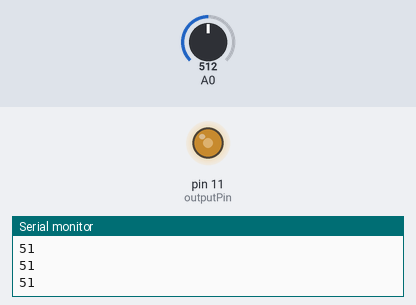
This sketch was run on a simulated Arduino Uno, built with avr-gcc and run on an emulated ATmega328P. Parts: output pins drawn as LEDs (lit = HIGH), the last lines printed to the serial monitor. The test bench sets the inputs (shaded band); at power-on: A0 = 512.

Above: at 1.2 s.
1.3 s: A0 set to 716
At 2.2 s:
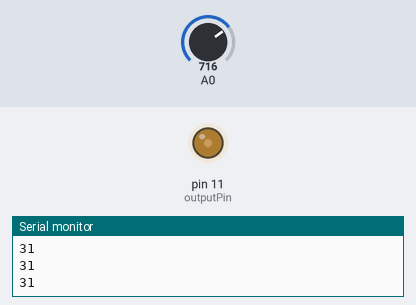
2.8 s: A0 set to 900
At 3.5 s:
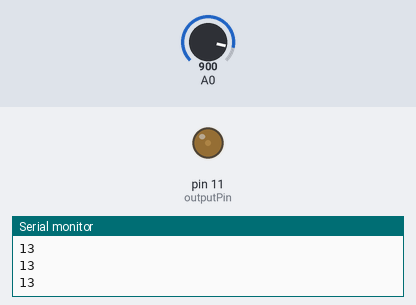
4.3 s: A0 set to 122
At 5.5 s:
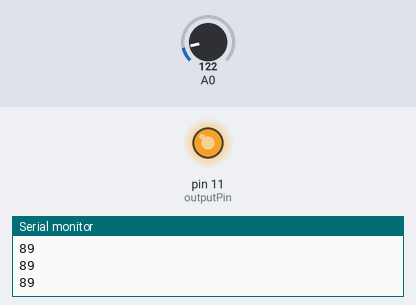
5.8 s: A0 set to 511
At 6.9 s:
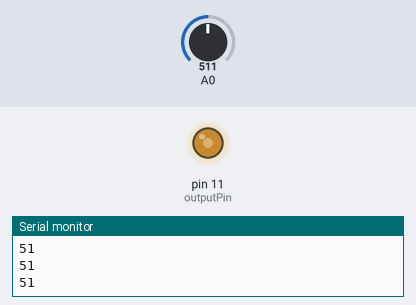
Timing chart, 0 to 8.3 s (numbered marks = the images above; inputs shaded):
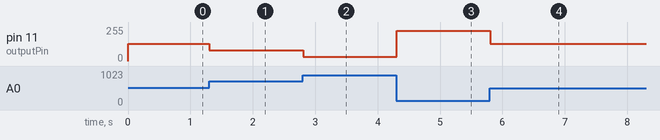

Measured:
- after the input at 1.3 s, pin 11 (outputPin): 130/255 → 79/255 at once
- after the input at 2.8 s, pin 11 (outputPin): 79/255 → 33/255 at once
- after the input at 4.3 s, pin 11 (outputPin): 33/255 → 226/255 at once
- after the input at 5.8 s, pin 11 (outputPin): 226/255 → 130/255 at once

The sketch:

dimmer.ino
```cpp
/**************
 *  RobotDyn
 *  Dimmer Library
 *  **************
 *
 *  The following sketch is meant to to define dimming value through potentiometer,
 *  The potentiometer values are changing in range from 0 to 1023
 *  potentiometer values are converted through the map function to values from 0 to 100% and saved in dimmer.setPower(outVal);
 *  Serial.begin is used to display dimming values
 *
 *
 *  ---------------------- OUTPUT & INPUT Pin table ---------------------
 *  +---------------+-------------------------+-------------------------+
 *  |   Board       | INPUT Pin               | OUTPUT Pin              |
 *  |               | Zero-Cross              |                         |
 *  +---------------+-------------------------+-------------------------+
 *  | Lenardo       | D7 (NOT CHANGABLE)      | D0-D6, D8-D13           |
 *  +---------------+-------------------------+-------------------------+
 *  | Mega          | D2 (NOT CHANGABLE)      | D0-D1, D3-D70           |
 *  +---------------+-------------------------+-------------------------+
 *  | Uno           | D2 (NOT CHANGABLE)      | D0-D1, D3-D20           |
 *  +---------------+-------------------------+-------------------------+
 *  | ESP8266       | D1(IO5),    D2(IO4),    | D0(IO16),   D1(IO5),    |
 *  |               | D5(IO14),   D6(IO12),   | D2(IO4),    D5(IO14),   |
 *  |               | D7(IO13),   D8(IO15),   | D6(IO12),   D7(IO13),   |
 *  |               |                         | D8(IO15)                |
 *  +---------------+-------------------------+-------------------------+
 *  | ESP32         | 4(GPI36),   6(GPI34),   | 8(GPO32),   9(GP033),   |
 *  |               | 5(GPI39),   7(GPI35),   | 10(GPIO25), 11(GPIO26), |
 *  |               | 8(GPO32),   9(GP033),   | 12(GPIO27), 13(GPIO14), |
 *  |               | 10(GPI025), 11(GPIO26), | 14(GPIO12), 16(GPIO13), |
 *  |               | 12(GPIO27), 13(GPIO14), | 23(GPIO15), 24(GPIO2),  |
 *  |               | 14(GPIO12), 16(GPIO13), | 25(GPIO0),  26(GPIO4),  |
 *  |               | 21(GPIO7),  23(GPIO15), | 27(GPIO16), 28(GPIO17), |
 *  |               | 24(GPIO2),  25(GPIO0),  | 29(GPIO5),  30(GPIO18), |
 *  |               | 26(GPIO4),  27(GPIO16), | 31(GPIO19), 33(GPIO21), |
 *  |               | 28(GPIO17), 29(GPIO5),  | 34(GPIO3),  35(GPIO1),  |
 *  |               | 30(GPIO18), 31(GPIO19), | 36(GPIO22), 37(GPIO23), |
 *  |               | 33(GPIO21), 35(GPIO1),  |                         |
 *  |               | 36(GPIO22), 37(GPIO23), |                         |
 *  +---------------+-------------------------+-------------------------+
 *  | Arduino M0    | D7 (NOT CHANGABLE)      | D0-D6, D8-D13           |
 *  | Arduino Zero  |                         |                         |
 *  +---------------+-------------------------+-------------------------+
 *  | Arduino Due   | D0-D53                  | D0-D53                  |
 *  +---------------+-------------------------+-------------------------+
 *  | STM32         | PA0-PA15,PB0-PB15       | PA0-PA15,PB0-PB15       |
 *  | Black Pill    | PC13-PC15               | PC13-PC15               |
 *  | BluePill      |                         |                         |
 *  | Etc...        |                         |                         |
 *  +---------------+-------------------------+-------------------------+
 */

#include <RBDdimmer.h>//

//#define USE_SERIAL  SerialUSB //Serial for boards whith USB serial port
#define USE_SERIAL  Serial
#define outputPin  11
#define zerocross  2 // for boards with CHANGEBLE input pins

//dimmerLamp dimmer(outputPin, zerocross); //initialase port for dimmer for ESP8266, ESP32, Arduino due boards
dimmerLamp dimmer(outputPin); //initialase port for dimmer for MEGA, Leonardo, UNO, Arduino M0, Arduino Zero

int outVal;

void setup() {
  USE_SERIAL.begin(9600);
  dimmer.begin(NORMAL_MODE, ON); //dimmer initialisation: name.begin(MODE, STATE)
}

void loop()
{
  outVal =map(analogRead(0), 1, 1024, 100, 0); // analogRead(analog_pin), min_analog, max_analog, 100%, 0%);
  USE_SERIAL.println(outVal);
  dimmer.setPower(outVal); // name.setPower(0%-100%)
}
```
